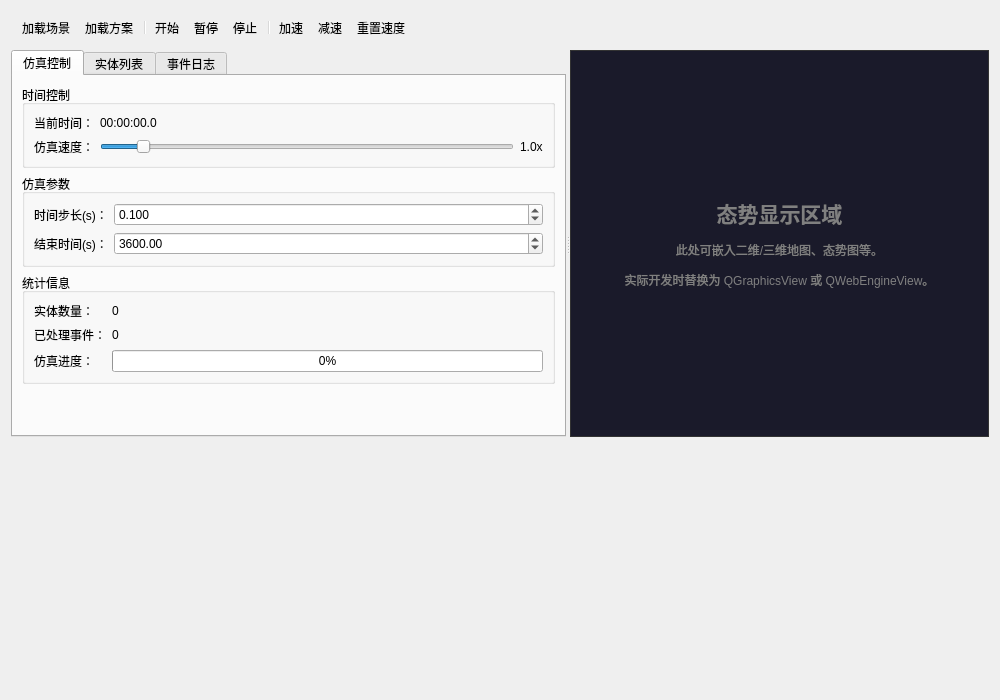
<?xml version="1.0" encoding="UTF-8"?>
<ui version="4.0">
 <class>DynamicSimulationWidget</class>
 <widget class="QWidget" name="DynamicSimulationWidget">
  <property name="geometry">
   <rect>
    <x>0</x>
    <y>0</y>
    <width>1000</width>
    <height>700</height>
   </rect>
  </property>
  <property name="windowTitle">
   <string>动态仿真 - 反辐射无人机仿真系统</string>
  </property>
  <layout class="QVBoxLayout" name="verticalLayout_5">
   <!-- 顶部工具栏 -->
   <item>
    <widget class="QToolBar" name="simToolBar">
     <property name="iconSize">
      <size>
       <width>24</width>
       <height>24</height>
      </size>
     </property>
     <property name="toolButtonStyle">
      <enum>Qt::ToolButtonTextUnderIcon</enum>
     </property>
     <addaction name="actionLoadScenario"/>
     <addaction name="actionLoadPlan"/>
     <addaction name="separator"/>
     <addaction name="actionStart"/>
     <addaction name="actionPause"/>
     <addaction name="actionStop"/>
     <addaction name="separator"/>
     <addaction name="actionSpeedUp"/>
     <addaction name="actionSpeedDown"/>
     <addaction name="actionResetSpeed"/>
    </widget>
   </item>
   <!-- 主分割区域 -->
   <item>
    <widget class="QSplitter" name="splitter">
     <property name="orientation">
      <enum>Qt::Horizontal</enum>
     </property>
     <!-- 左侧控制面板 -->
     <widget class="QTabWidget" name="tabWidgetLeft">
      <property name="currentIndex">
       <number>0</number>
      </property>
      <!-- 仿真控制页 -->
      <widget class="QWidget" name="tabControl">
       <attribute name="title">
        <string>仿真控制</string>
       </attribute>
       <layout class="QVBoxLayout" name="verticalLayout">
        <item>
         <widget class="QGroupBox" name="groupBoxTime">
          <property name="title">
           <string>时间控制</string>
          </property>
          <layout class="QFormLayout" name="formLayout">
           <item row="0" column="0">
            <widget class="QLabel" name="labelCurrentTime">
             <property name="text">
              <string>当前时间：</string>
             </property>
            </widget>
           </item>
           <item row="0" column="1">
            <widget class="QLabel" name="labelCurrentTimeValue">
             <property name="text">
              <string>00:00:00.0</string>
             </property>
            </widget>
           </item>
           <item row="1" column="0">
            <widget class="QLabel" name="labelSpeed">
             <property name="text">
              <string>仿真速度：</string>
             </property>
            </widget>
           </item>
           <item row="1" column="1">
            <layout class="QHBoxLayout" name="horizontalLayout">
             <item>
              <widget class="QSlider" name="sliderSpeed">
               <property name="minimum">
                <number>1</number>
               </property>
               <property name="maximum">
                <number>100</number>
               </property>
               <property name="value">
                <number>10</number>
               </property>
               <property name="orientation">
                <enum>Qt::Horizontal</enum>
               </property>
              </widget>
             </item>
             <item>
              <widget class="QLabel" name="labelSpeedValue">
               <property name="text">
                <string>1.0x</string>
               </property>
              </widget>
             </item>
            </layout>
           </item>
          </layout>
         </widget>
        </item>
        <item>
         <widget class="QGroupBox" name="groupBoxParams">
          <property name="title">
           <string>仿真参数</string>
          </property>
          <layout class="QFormLayout" name="formLayout_2">
           <item row="0" column="0">
            <widget class="QLabel" name="labelStep">
             <property name="text">
              <string>时间步长(s)：</string>
             </property>
            </widget>
           </item>
           <item row="0" column="1">
            <widget class="QDoubleSpinBox" name="spinStep">
             <property name="decimals">
              <number>3</number>
             </property>
             <property name="minimum">
              <double>0.001000000000000</double>
             </property>
             <property name="maximum">
              <double>1.000000000000000</double>
             </property>
             <property name="singleStep">
              <double>0.010000000000000</double>
             </property>
             <property name="value">
              <double>0.100000000000000</double>
             </property>
            </widget>
           </item>
           <item row="1" column="0">
            <widget class="QLabel" name="labelEndTime">
             <property name="text">
              <string>结束时间(s)：</string>
             </property>
            </widget>
           </item>
           <item row="1" column="1">
            <widget class="QDoubleSpinBox" name="spinEndTime">
             <property name="maximum">
              <double>86400.000000000000000</double>
             </property>
             <property name="value">
              <double>3600.000000000000000</double>
             </property>
            </widget>
           </item>
          </layout>
         </widget>
        </item>
        <item>
         <widget class="QGroupBox" name="groupBoxStats">
          <property name="title">
           <string>统计信息</string>
          </property>
          <layout class="QFormLayout" name="formLayout_3">
           <item row="0" column="0">
            <widget class="QLabel" name="labelEntities">
             <property name="text">
              <string>实体数量：</string>
             </property>
            </widget>
           </item>
           <item row="0" column="1">
            <widget class="QLabel" name="labelEntitiesValue">
             <property name="text">
              <string>0</string>
             </property>
            </widget>
           </item>
           <item row="1" column="0">
            <widget class="QLabel" name="labelEvents">
             <property name="text">
              <string>已处理事件：</string>
             </property>
            </widget>
           </item>
           <item row="1" column="1">
            <widget class="QLabel" name="labelEventsValue">
             <property name="text">
              <string>0</string>
             </property>
            </widget>
           </item>
           <item row="2" column="0">
            <widget class="QLabel" name="labelProgress">
             <property name="text">
              <string>仿真进度：</string>
             </property>
            </widget>
           </item>
           <item row="2" column="1">
            <widget class="QProgressBar" name="progressBar">
             <property name="value">
              <number>0</number>
             </property>
            </widget>
           </item>
          </layout>
         </widget>
        </item>
        <item>
         <spacer name="verticalSpacer">
          <property name="orientation">
           <enum>Qt::Vertical</enum>
          </property>
          <property name="sizeHint" stdset="0">
           <size>
            <width>20</width>
            <height>40</height>
           </size>
          </property>
         </spacer>
        </item>
       </layout>
      </widget>
      <!-- 实体列表页 -->
      <widget class="QWidget" name="tabEntities">
       <attribute name="title">
        <string>实体列表</string>
       </attribute>
       <layout class="QVBoxLayout" name="verticalLayout_2">
        <item>
         <widget class="QTableWidget" name="tableEntities">
          <property name="columnCount">
           <number>5</number>
          </property>
          <attribute name="horizontalHeaderStretchLastSection">
           <bool>true</bool>
          </attribute>
          <column>
           <property name="text">
            <string>ID</string>
           </property>
          </column>
          <column>
           <property name="text">
            <string>类型</string>
           </property>
          </column>
          <column>
           <property name="text">
            <string>位置X</string>
           </property>
          </column>
          <column>
           <property name="text">
            <string>位置Y</string>
           </property>
          </column>
          <column>
           <property name="text">
            <string>高度</string>
           </property>
          </column>
         </widget>
        </item>
        <item>
         <widget class="QCheckBox" name="checkFollowSelected">
          <property name="text">
           <string>在视图中跟随选中实体</string>
          </property>
         </widget>
        </item>
       </layout>
      </widget>
      <!-- 事件日志页 -->
      <widget class="QWidget" name="tabEvents">
       <attribute name="title">
        <string>事件日志</string>
       </attribute>
       <layout class="QVBoxLayout" name="verticalLayout_3">
        <item>
         <widget class="QListWidget" name="listEvents"/>
        </item>
        <item>
         <layout class="QHBoxLayout" name="horizontalLayout_2">
          <item>
           <widget class="QCheckBox" name="checkPauseOnEvent">
            <property name="text">
             <string>事件发生时暂停</string>
            </property>
           </widget>
          </item>
          <item>
           <spacer name="horizontalSpacer">
            <property name="orientation">
             <enum>Qt::Horizontal</enum>
            </property>
            <property name="sizeHint" stdset="0">
             <size>
              <width>40</width>
              <height>20</height>
             </size>
            </property>
           </spacer>
          </item>
          <item>
           <widget class="QPushButton" name="btnClearLog">
            <property name="text">
             <string>清空日志</string>
            </property>
           </widget>
          </item>
         </layout>
        </item>
       </layout>
      </widget>
     </widget>
     <!-- 右侧可视化区域 -->
     <widget class="QWidget" name="rightPanel" native="true">
      <layout class="QVBoxLayout" name="verticalLayout_4">
       <item>
        <widget class="QLabel" name="labelVisualPlaceholder">
         <property name="text">
          <string>&lt;html&gt;&lt;head/&gt;&lt;body&gt;&lt;p align=&quot;center&quot;&gt;&lt;span style=&quot; font-size:16pt; font-weight:600; color:#808080;&quot;&gt;态势显示区域&lt;/span&gt;&lt;/p&gt;&lt;p align=&quot;center&quot;&gt;&lt;span style=&quot; color:#808080;&quot;&gt;此处可嵌入二维/三维地图、态势图等。&lt;/span&gt;&lt;/p&gt;&lt;p align=&quot;center&quot;&gt;&lt;span style=&quot; color:#808080;&quot;&gt;实际开发时替换为 QGraphicsView 或 QWebEngineView。&lt;/span&gt;&lt;/p&gt;&lt;/body&gt;&lt;/html&gt;</string>
         </property>
         <property name="alignment">
          <set>Qt::AlignCenter</set>
         </property>
         <property name="wordWrap">
          <bool>true</bool>
         </property>
         <property name="styleSheet">
          <string notr="true">background-color: #1a1a2a; color: white; border: 1px solid #333;</string>
         </property>
        </widget>
       </item>
      </layout>
     </widget>
    </widget>
   </item>
   <!-- 底部状态栏 -->
   <item>
    <widget class="QStatusBar" name="statusBar">
     <property name="sizeGripEnabled">
      <bool>false</bool>
     </property>
    </widget>
   </item>
  </layout>
  <!-- 动作定义 -->
  <action name="actionLoadScenario">
   <property name="text">
    <string>加载场景</string>
   </property>
   <property name="toolTip">
    <string>加载作战场景文件</string>
   </property>
  </action>
  <action name="actionLoadPlan">
   <property name="text">
    <string>加载方案</string>
   </property>
   <property name="toolTip">
    <string>加载规划方案文件</string>
   </property>
  </action>
  <action name="actionStart">
   <property name="text">
    <string>开始</string>
   </property>
   <property name="toolTip">
    <string>开始仿真</string>
   </property>
  </action>
  <action name="actionPause">
   <property name="text">
    <string>暂停</string>
   </property>
   <property name="toolTip">
    <string>暂停仿真</string>
   </property>
  </action>
  <action name="actionStop">
   <property name="text">
    <string>停止</string>
   </property>
   <property name="toolTip">
    <string>停止仿真</string>
   </property>
  </action>
  <action name="actionSpeedUp">
   <property name="text">
    <string>加速</string>
   </property>
   <property name="toolTip">
    <string>增加仿真速度</string>
   </property>
  </action>
  <action name="actionSpeedDown">
   <property name="text">
    <string>减速</string>
   </property>
   <property name="toolTip">
    <string>降低仿真速度</string>
   </property>
  </action>
  <action name="actionResetSpeed">
   <property name="text">
    <string>重置速度</string>
   </property>
   <property name="toolTip">
    <string>恢复为1倍速</string>
   </property>
  </action>
 </widget>
 <resources/>
 <connections/>
</ui>
